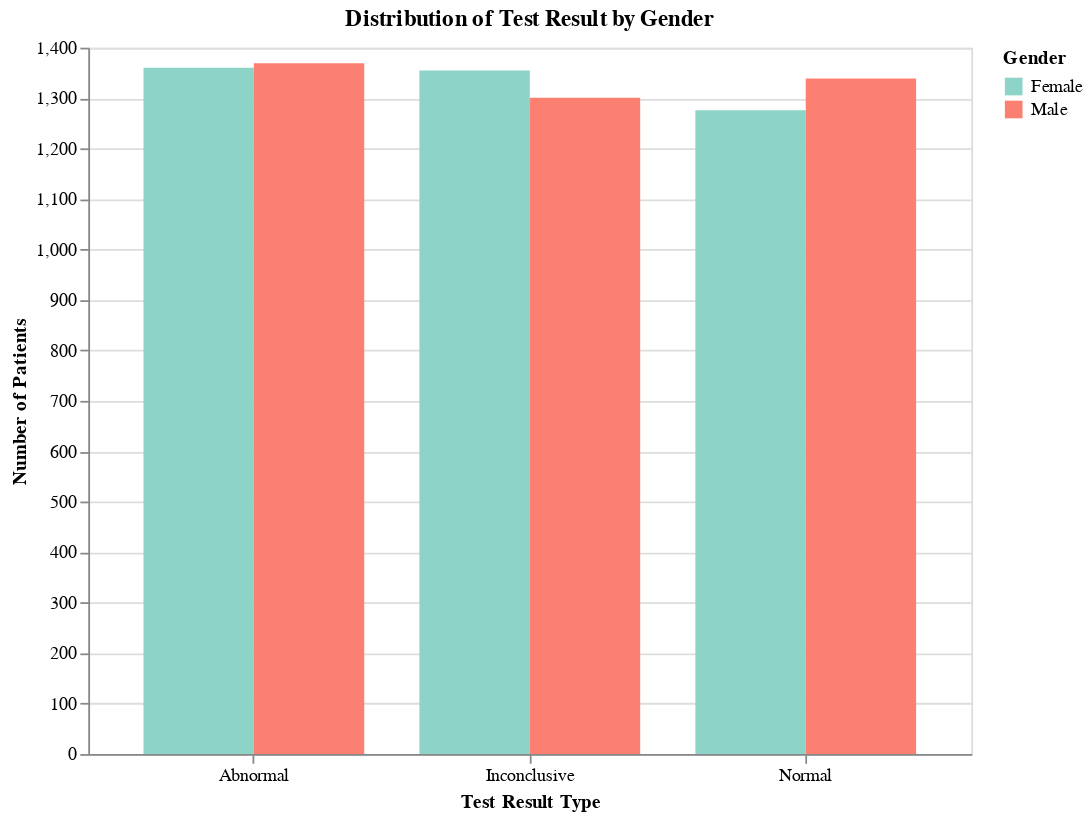

Notebook cell for this chart:
### Code cell
grouped = df.groupby(['Gender', 'result_type']).size().reset_index(name='Count')

color_map = {'Female': '#8dd3c7',
             'Male': '#fb8072'}

chart = alt.Chart(grouped).mark_bar().encode(
    x=alt.X('result_type:N', title='Test Result Type', axis = alt.Axis(labelAngle = 0)),
    xOffset='Gender:N', 
    y=alt.Y('Count:Q', title='Number of Patients'),
    color=alt.Color('Gender:N', title='Gender', scale=alt.Scale(domain=list(color_map.keys()), range=list(color_map.values()))),
).properties(
    title='Distribution of Test Result by Gender',
    width=500,
    height=400
)

chart.save("Gender_Test_Results.html")
chart.show()

### Figure 1 — Vega-Lite specification as saved in the notebook (floating-point values rounded to 4 significant figures)
{"config": {"view": {"continuousWidth": 300, "continuousHeight": 300}}, "data": {"name": "data-3cc94d015cc23f5459b6862a374b2f38"}, "mark": {"type": "bar"}, "encoding": {"color": {"field": "Gender", "scale": {"domain": ["Female", "Male"], "range": ["#8dd3c7", "#fb8072"]}, "title": "Gender", "type": "nominal"}, "x": {"axis": {"labelAngle": 0}, "field": "result_type", "title": "Test Result Type", "type": "nominal"}, "xOffset": {"field": "Gender", "type": "nominal"}, "y": {"field": "Count", "title": "Number of Patients", "type": "quantitative"}}, "height": 400, "title": "Distribution of Test Result by Gender", "width": 500, "$schema": "https://vega.github.io/schema/vega-lite/v5.20.1.json", "datasets": {"data-3cc94d015cc23f5459b6862a374b2f38": [{"Gender": "Female", "result_type": "Abnormal", "Count": 1360}, {"Gender": "Female", "result_type": "Inconclusive", "Count": 1355}, {"Gender": "Female", "result_type": "Normal", "Count": 1276}, {"Gender": "Male", "result_type": "Abnormal", "Count": 1369}, {"Gender": "Male", "result_type": "Inconclusive", "Count": 1301}, {"Gender": "Male", "result_type": "Normal", "Count": 1339}]}}
